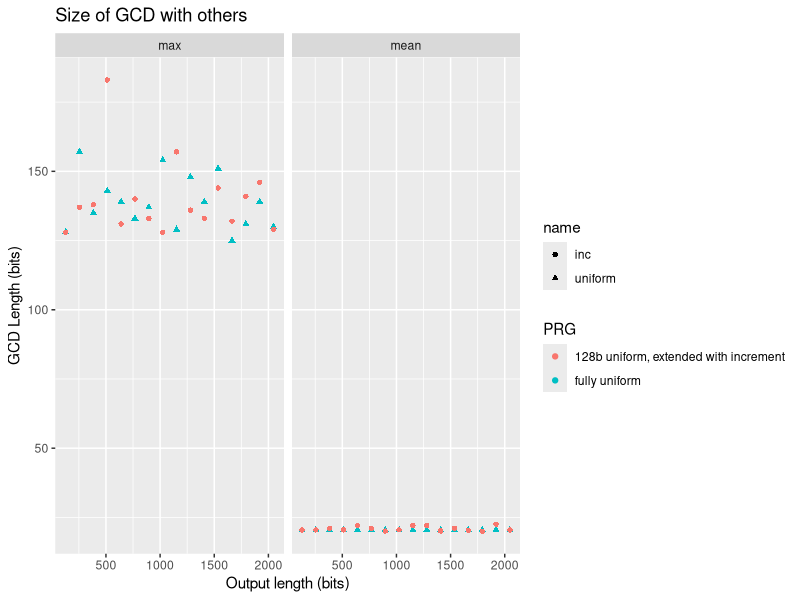

Write the R code that produced this figure.
library(tidyverse)
data <- read_tsv("out.txt")
split <- gather(data, "stat", "value", -name, -b, -s) %>% filter(stat != "stdev")
ggplot(split) +
  geom_point(aes(x = b, y = value, color = name, shape = name)) +
  facet_wrap(~stat) + labs(
    title = "Size of GCD with others",
    y = "GCD Length (bits)",
    x = "Output length (bits)",
    color = "PRG",
    stat = "Statistic"
  ) + scale_color_discrete(
    name="PRG",
    breaks=c("inc", "uniform"),
    labels=c("128b uniform, extended with increment", "fully uniform")
  )
